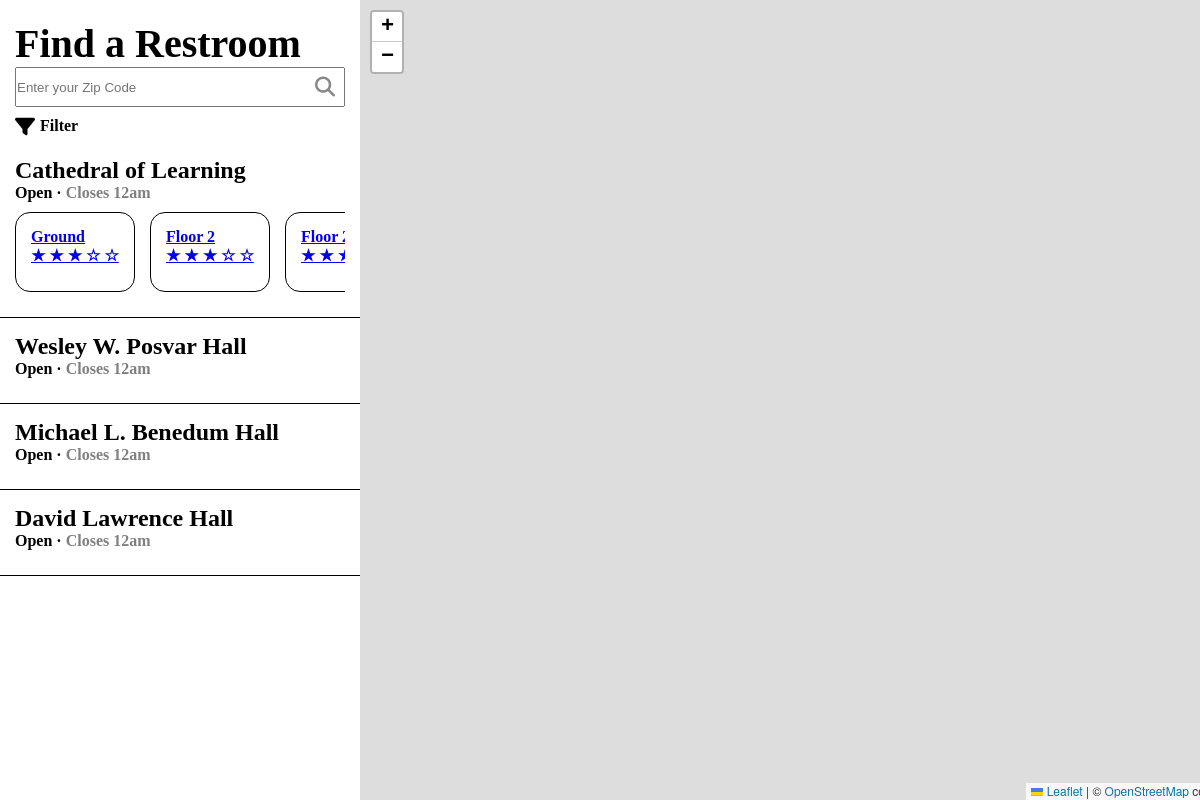
Before: / with the older database file.
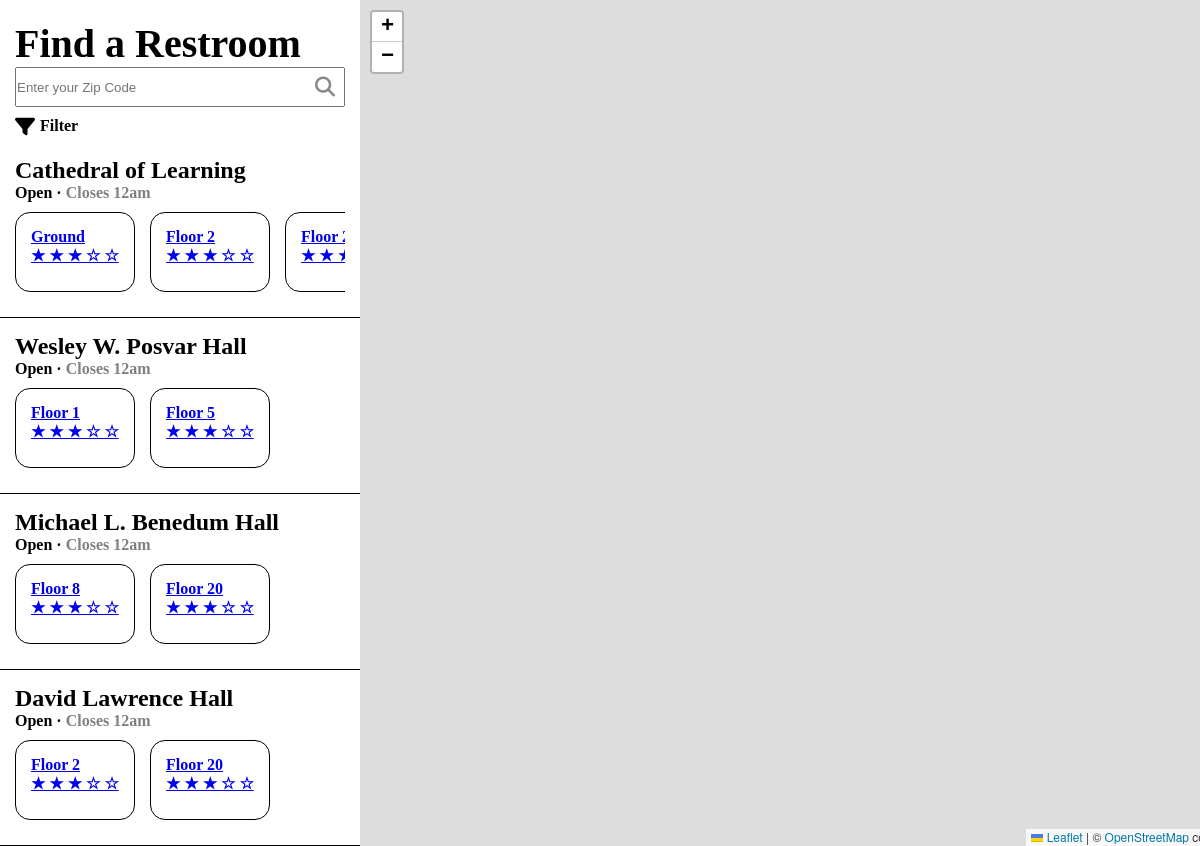
After: the same page with the newer database file.
### app.py (models this page shows)
class Building(db.Model):
    __tablename__ = 'building'
    bID = db.Column(db.Integer, primary_key=True, nullable=False)
    name = db.Column(db.String(30), nullable=False)
    lat = db.Column(db.Float, nullable=False)
    lon = db.Column(db.Float, nullable=False)
    bathrooms = db.relationship('Bathroom', backref='building', lazy=True)
    pass

class Bathroom(db.Model):
    __tablename__ = 'bathroom'
    bID = db.Column(db.Integer, db.ForeignKey('building.bID'), primary_key=True, nullable=False)
    floor = db.Column(db.Integer, primary_key= True, nullable=False)
    brID = db.Column(db.Integer, nullable=False)
    reviews = db.relationship('Review', backref='bathroom', lazy=True)
    pass

### app.py (the view)
@app.route("/")
def home():
    buildings = Building.query.all()
    buildings_data = [
        {"id": b.bID, "name": b.name, "lat": b.lat, "lon": b.lon}
        for b in buildings
    ]
    return render_template("index.html", buildings=buildings, buildings_data=buildings_data)

### templates/index.html (shortened to what this page needs)
<!DOCTYPE html>
<html lang="en">
<head>
    <link rel="stylesheet" href="https://unpkg.com/leaflet@1.7.1/dist/leaflet.css" />
    <link rel="stylesheet" href="{{ url_for('static', filename='css/style.css') }}">
    <link rel="stylesheet" href="https://cdnjs.cloudflare.com/ajax/libs/font-awesome/6.5.0/css/all.min.css">
</head>
<body onload="initMap()">
    <div class="sidenav">
    <form>
        <div class="search_rest">
            <label for="location_zip">Find a Restroom</label>
        </div>
        <div class="search_rest">
            <input id="location_zip" type="text" placeholder="Enter your Zip Code">
            <i class="fas fa-magnifying-glass"></i>
        </div>
    </form>
    <div class="filter">
        <i class="fa-solid fa-filter"></i>
        <h4>Filter</h4>
    </div>
    {% for building in buildings %}
    <div class="building_block">
        <h2>{{ building.name }}</h2>
        <h4>
            <span class="open">Open · </span>
            <span class="closes">Closes 12am</span>
        </h4>
        <div class="floor_row">
            {% for bathroom in building.bathrooms %}
            <div class="building_floor_block">
                <a href="{{ url_for('response', name=building.name, floor=bathroom.floor )}}">
                    <h4>
                        {% if bathroom.floor == -1 %}
                            Ground
                        {% else %}
                            Floor {{ bathroom.floor }}
                        {% endif %}
                    </h4>
                    <h4>&#9733; &#9733; &#9733; &#9734; &#9734;</h4>
                </a>
            </div>
            {% endfor %}
        </div>
    </div>
    {% endfor %}
</div>
    <div class="main">
        <div id="map"></div>
    </div>
</body>
</html>

### static/css/style.css (style rules this page uses)
* { margin: 0; padding: 0; box-sizing: border-box; }
html, body { height: 100%; width: 100%; }
.main { margin-left: 30%; height: 100%; width: 75%; position: fixed; }
.sidenav { height: 100%; width: 30%; position: fixed; z-index: 1; top: 0; left: 0; background-color: white; overflow-x: hidden; padding-top: 20px; }
#map { height: 100%; width: 100%; }
.building_block { border-width: 1px; border-color: black; border-style: solid; border-left: none; border-right: none; border-top: none; padding: 15px; }
.building_floor_block { border-width: 0.5px; border-color: black; border-style: solid; border-radius: 15px; min-width: 120px; height: 80px; margin: 5px 5px 5px 0px; padding: 15px; }
.search_rest { margin-left: 15px; margin-right: 15px; position: relative; }
.search_rest input { width: 100%; height: 40px; padding-right: 35px; margin-bottom: 10px; }
.search_rest label { font-size: 40px; font-weight: bold; }
.open { color: black; }
.closes { color: gray; }
.search_rest i { font-size: 20px; position: absolute; right: 10px; bottom: -5px; top: 50%; transform: translateY(-50%); color: #888; cursor: pointer; }
.filter { margin-left: 15px; margin-bottom: 5px; display: flex; width: fit-content; }
.filter i { font-size: 20px; margin-right: 5px; }
.floor_row { display: flex; flex-wrap: nowrap; overflow-x: auto; gap: 10px; padding: 5px 0; }

Changed rows visible on the page:
added Bathroom: floor "1", shown under Building "Wesley W. Posvar Hall"
added Bathroom: floor "5", shown under Building "Wesley W. Posvar Hall"
added Bathroom: floor "8", shown under Building "Michael L. Benedum Hall"
added Bathroom: floor "20", shown under Building "Michael L. Benedum Hall"
added Bathroom: floor "2", shown under Building "David Lawrence Hall"
added Bathroom: floor "20", shown under Building "David Lawrence Hall"
